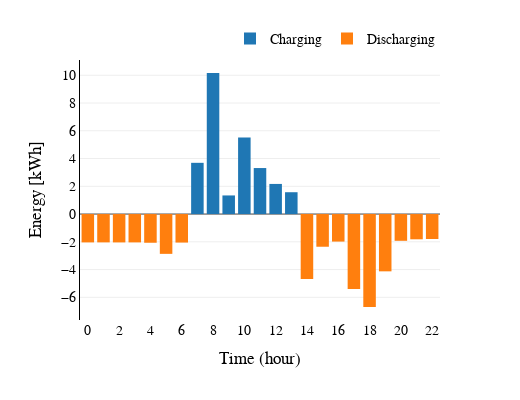

The notebook cell this image was saved under:
### Code cell
bat_c = tabla_resultados.head(23)[['energia_carga_bateria','energia_descarga_bateria']]
bat_c['energia_descarga_bateria'] = bat_c['energia_descarga_bateria']*-1

bat_c.columns = ['Charging','Discharging']

graficar(tipo='bar',
         lista_campos=['Charging','Discharging'],
         titulo="",
        df = bat_c)

### Figure 1 — Plotly figure (JSON) as saved in the notebook; plotly's stock layout.template omitted (floating-point values rounded to 4 significant figures)
{"data": [{"alignmentgroup": "True", "hovertemplate": "variable=Charging<br>index=%{x}<br>value=%{y}<extra></extra>", "legendgroup": "Charging", "marker": {"color": "#1F77B4"}, "name": "Charging", "offsetgroup": "Charging", "orientation": "v", "showlegend": true, "textposition": "auto", "type": "bar", "x": [0, 1, 2, 3, 4, 5, 6, 7, 8, 9, 10, 11, 12, 13, 14, 15, 16, 17, 18, 19, 20, 21, 22], "xaxis": "x", "y": [0, 0, 0, 0, 0, 0, 0, 3.692, 10.16, 1.342, 5.508, 3.315, 2.171, 1.573, 0, 0, 0, 0, 0, 0, 0, 0, 0], "yaxis": "y"}, {"alignmentgroup": "True", "hovertemplate": "variable=Discharging<br>index=%{x}<br>value=%{y}<extra></extra>", "legendgroup": "Discharging", "marker": {"color": "#FF7F0E"}, "name": "Discharging", "offsetgroup": "Discharging", "orientation": "v", "showlegend": true, "textposition": "auto", "type": "bar", "x": [0, 1, 2, 3, 4, 5, 6, 7, 8, 9, 10, 11, 12, 13, 14, 15, 16, 17, 18, 19, 20, 21, 22], "xaxis": "x", "y": [-2.042, -2.041, -2.043, -2.042, -2.067, -2.868, -2.054, 0, 0, 0, 0, 0, 0, 0, -4.679, -2.355, -1.983, -5.407, -6.697, -4.127, -1.928, -1.819, -1.8], "yaxis": "y"}], "layout": {"barmode": "relative", "font": {"color": "black", "family": "Times New Roman", "size": 14}, "height": 400, "legend": {"font": {"size": 14}, "orientation": "h", "title": {"text": ""}, "tracegroupgap": 0, "x": 1, "xanchor": "right", "y": 1.02, "yanchor": "bottom"}, "margin": {"t": 60}, "title": {"font": {"family": "Times New Roman"}}, "width": 520, "xaxis": {"anchor": "y", "domain": [0, 1], "linecolor": "black", "nticks": 15, "showline": false, "title": {"text": "Time (hour)"}}, "yaxis": {"anchor": "x", "domain": [0, 1], "linecolor": "black", "nticks": 10, "showline": true, "title": {"text": "Energy [kWh]"}}}}
